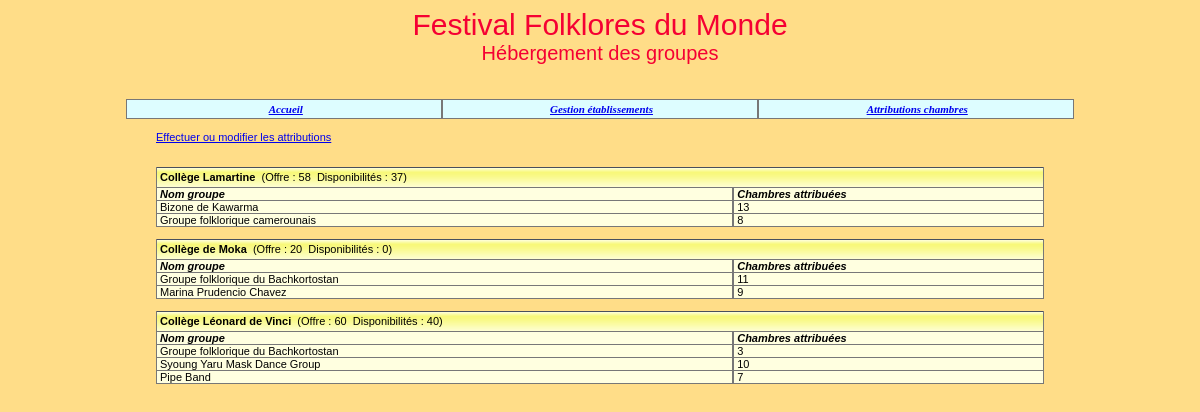
The app's page /codeAppliFestival/consultationAttributions.php with its own data.
### tables this page shows
create table Etablissement 
(id char(8) not null, 
nom varchar(45) not null,
adresseRue varchar(45) not null, 
codePostal char(5) not null, 
ville varchar(35) not null,
tel varchar(13) not null,
adresseElectronique varchar(70),
type tinyint not null,
civiliteResponsable varchar(12) not null,
nomResponsable varchar(25) not null,
prenomResponsable varchar(25),
nombreChambresOffertes integer,
informationsPratiques blob(500),
constraint pk_Etablissement primary key(id));

create table Groupe
(id char(4) not null, 
nom varchar(40) not null, 
identiteResponsable varchar(40) default null,
adressePostale varchar(120) default null,
nombrePersonnes integer not null, 
nomPays varchar(40) not null, 
hebergement char(1) not null,
constraint pk_Groupe primary key(id));

create table Attribution
(idEtab char(8) not null, 
idGroupe char(4) not null, 
nombreChambres integer not null,
constraint pk_Attribution primary key(idEtab, idGroupe), 
constraint fk1_Attribution foreign key(idEtab) references Etablissement(id),
constraint fk2_Attribution foreign key(idGroupe) references Groupe(id));

### codeAppliFestival/_gestionBase.inc.php (called while the page is built, shortened)
<?php
function obtenirReqEtablissementsAyantChambresAttribuées()
{
   $req="select distinct id, nom, nombreChambresOffertes from Etablissement,
         Attribution where id = idEtab order by id";
   return $req;
}
function obtenirNbEtabOffrantChambres($connexion)
{
   $req="select count(*) as nombreEtabOffrantChambres from Etablissement where
         nombreChambresOffertes!=0";
   $rsEtabOffrantChambres=$connexion->query($req);
   $lgEtabOffrantChambres=$rsEtabOffrantChambres->fetch(PDO::FETCH_ASSOC);
   return $lgEtabOffrantChambres["nombreEtabOffrantChambres"];
}
function obtenirNbOccup($connexion, $idEtab)
{
   $req="select IFNULL(sum(nombreChambres), 0) as totalChambresOccup from
        Attribution where idEtab='$idEtab'";
   $rsOccup=$connexion->query($req);
   $lgOccup=$rsOccup->fetch(PDO::FETCH_ASSOC);
   return $lgOccup["totalChambresOccup"];
}
function obtenirReqGroupesEtab($id)
{
   $req="select distinct id, nom from Groupe, Attribution where
        Attribution.idGroupe=Groupe.id and idEtab='$id'";
   return $req;
}
function obtenirNbOccupGroupe($connexion, $idEtab, $idGroupe)
{
   $req="select nombreChambres From Attribution where idEtab='$idEtab'
        and idGroupe='$idGroupe'";
   $rsAttribGroupe=$connexion->query($req);
   if ($lgAttribGroupe=$rsAttribGroupe->fetch(PDO::FETCH_ASSOC))
      return $lgAttribGroupe["nombreChambres"];
   else
      return 0;
}
?>

### codeAppliFestival/consultationAttributions.php (the view, shortened to what this page needs)
<?php
include("_debut.inc.php");
include("_gestionBase.inc.php");
$connexion=connect();
$nbEtab=obtenirNbEtabOffrantChambres($connexion);
if ($nbEtab!=0)
{
   echo "
   <table width='75%' cellspacing='0' cellpadding='0' align='center'
   <tr><td>
   <a href='modificationAttributions.php?action=demanderModifAttrib'>
   Effectuer ou modifier les attributions</a></td></tr></table><br><br>";
   $req=obtenirReqEtablissementsAyantChambresAttribuées();
   $rsEtab=$connexion->query($req);
   $lgEtab=$rsEtab->fetch(PDO::FETCH_ASSOC);
   while($lgEtab!=FALSE)
   {
      $idEtab=$lgEtab['id'];
      $nomEtab=$lgEtab['nom'];
      echo "
      <table width='75%' cellspacing='0' cellpadding='0' align='center'
      class='tabQuadrille'>";
      $nbOffre=$lgEtab["nombreChambresOffertes"];
      $nbOccup=obtenirNbOccup($connexion, $idEtab);
      $nbChLib = $nbOffre - $nbOccup;
      echo "
      <tr class='enTeteTabQuad'>
         <td colspan='2' align='left'><strong>$nomEtab</strong>&nbsp;
         (Offre : $nbOffre&nbsp;&nbsp;Disponibilités : $nbChLib)
         </td>
      </tr>";
      echo "
      <tr class='ligneTabQuad'>
         <td width='65%' align='left'><i><strong>Nom groupe</strong></i></td>
         <td width='35%' align='left'><i><strong>Chambres attribuées</strong></i>
         </td>
      </tr>";
      $req=obtenirReqGroupesEtab($idEtab);
      $rsGroupe=$connexion->query($req);
      $lgGroupe=$rsGroupe->fetch(PDO::FETCH_ASSOC);
      while($lgGroupe!=FALSE)
      {
         $idGroupe=$lgGroupe['id'];
         $nomGroupe=$lgGroupe['nom'];
         echo "
         <tr class='ligneTabQuad'>
            <td width='65%' align='left'>$nomGroupe</td>";
         $nbOccupGroupe=obtenirNbOccupGroupe($connexion, $idEtab, $idGroupe);
         echo "
            <td width='35%' align='left'>$nbOccupGroupe</td>
         </tr>";
         $lgGroupe=$rsGroupe->fetch(PDO::FETCH_ASSOC);;
      }
      echo "
      </table><br>";
      $lgEtab=$rsEtab->fetch(PDO::FETCH_ASSOC);;
   }
}
?>

### codeAppliFestival/_debut.inc.php
<?php
echo '
<!DOCTYPE HTML PUBLIC "-//W3C//DTD HTML 4.01 Transitional//EN"
"http://www.w3.org/TR/html4/loose.dtd">
<html lang="fr">
<head>
<title>Festival</title>
<meta http-equiv="Content-Language" content="fr">
<meta http-equiv="Content-Type" content="text/html; charset=utf-8">
<link href="css/cssGeneral.css" rel="stylesheet" type="text/css">
</head>
<body class="basePage">
<table width="100%" cellpadding="0" cellspacing="0">
   <tr>
      <td class="titre">Festival Folklores du Monde <br>
      <span id="texteNiveau2" class="texteNiveau2">
      H&eacute;bergement des groupes</span><br>&nbsp;
      </td>
   </tr>
</table>
<table width="80%" cellpadding="0" cellspacing="0" class="tabMenu" align="center">
   <tr>
      <td class="menu"><a href="index.php">Accueil</a></td>
      <td class="menu"><a href="listeEtablissements.php">
      Gestion établissements</a></td>
      <td class="menu"><a href="consultationAttributions.php">
      Attributions chambres</a></td>
   </tr>
</table>
<br>';

### codeAppliFestival/css/cssGeneral.css (style rules this page uses)
.basePage { background-color:#FFDD88; color:black; font:11px Arial, Helvetica, sans-serif; }
.titre { background-color:#FFDD88; color:#F50033; font:30px Arial, Helvetica, sans-serif; text-align:center; }
.texteNiveau2 { font:20px Arial, Helvetica, sans-serif; }
td,tr { font:11px Arial, Helvetica, sans-serif; }
table.tabMenu td { background-color:#DDFDFF; color:black; border-bottom:1px solid #777777; border-right:1px solid #777777; border-left:1px solid #777777; border-top:1px solid #777777; padding-left:3px; width:33%; height:18px; text-align:center; }
.menu { font:11px Georgia, "Times New Roman", Times, serif; font-weight:bold; font-style:italic; text-align:left; }
table.tabQuadrille td { border-bottom:1px solid #777777; border-right:1px solid #777777; border-left:1px solid #777777; border-top:1px #777777; padding-left:3px; }
tr.enTeteTabQuad { background-image:url('../images/xpBarre.jpg'); height:21px; text-align:center; }
tr.ligneTabQuad { background-color:#FFFFE0; text-align:center; color:black; }

### records on screen
etablissement: nom "Collège Lamartine", nombreChambresOffertes "58", nbChLib "37", id.nombreChambres "13", id.nombreChambres "8"
groupe: nom "Bizone de Kawarma"
groupe: nom "Groupe folklorique camerounais"
etablissement: nom "Collège de Moka", nombreChambresOffertes "20", nbChLib "0", id.nombreChambres "11", id.nombreChambres "9"
groupe: nom "Groupe folklorique du Bachkortostan"
groupe: nom "Marina Prudencio Chavez"
etablissement: nom "Collège Léonard de Vinci", nombreChambresOffertes "60", nbChLib "40", id.nombreChambres "3", id.nombreChambres "10", id.nombreChambres "7"
groupe: nom "Syoung Yaru Mask Dance Group"
groupe: nom "Pipe Band"
